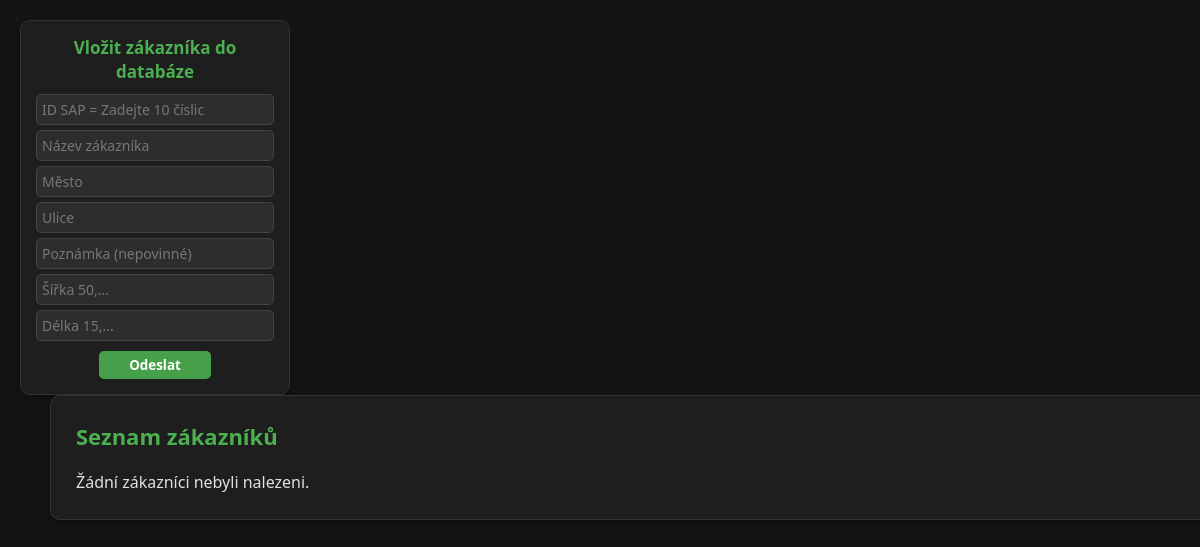
The app's page /, older data.
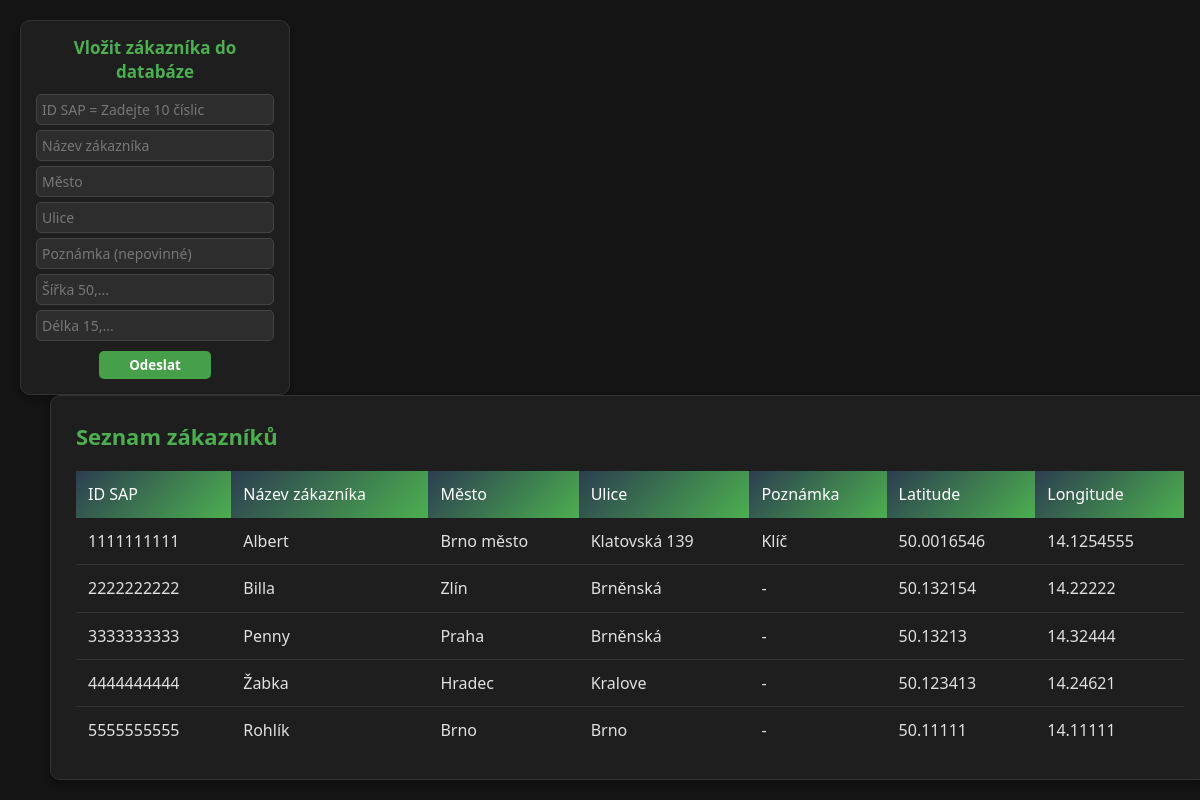
The same page, newer data.
### zakaznici/models.py (models this page shows)
class Zakaznici(models.Model):
    id_sap = models.IntegerField(primary_key=True, default=1111111111)  # přidat default
    nazev = models.CharField(max_length=100)
    mesto = models.CharField(max_length=100)
    ulice = models.CharField(max_length=100)
    poznamka = models.TextField(max_length=100, blank=True, null=True)
    latitude = models.FloatField()
    longitude = models.FloatField()

### zakaznici/views.py (the view, shortened to what this page needs)
# urls.py: path('', include("zakaznici.urls"))
def zakaznici(request):
    formular = ZakazniciForm()
    context = {"zakazniciForm": formular,
               "zakaznici": Zakaznici.objects.all()}
    return render(request, "zakaznici/zakaznici.html", context)

### zakaznici/forms.py (shortened to what this page needs)
class ZakazniciForm(forms.Form):
    id_sap = forms.IntegerField(label="ID SAP", widget=forms.TextInput(attrs={"placeholder": "ID SAP = Zadejte 10 číslic",
                                                                              "pattern": "\d{10}",
                                                                              "title": "Zadejte přesně 10 číslic"
                                                                              }))
    nazev = forms.CharField(label="Název zákazníka", widget=forms.TextInput(attrs={"placeholder": "Název zákazníka"}))
    mesto = forms.CharField(label="Mesto", widget=forms.TextInput(attrs={"placeholder": "Město"}))
    ulice = forms.CharField(label="Ulice", widget=forms.TextInput(attrs={"placeholder": "Ulice"}))
    poznamka = forms.CharField(label="Poznamka", required=False,
                               widget=forms.TextInput(attrs={"placeholder": "Poznámka (nepovinné)"}))
    latitude = forms.FloatField(label="Latitude", widget=forms.TextInput(attrs={"placeholder": "Šířka 50,..."}))
    longitude = forms.FloatField(label="Longitude", widget=forms.TextInput(attrs={"placeholder": "Délka 15,..."}))

### zakaznici/templates/zakaznici/zakaznici.html (shortened to what this page needs)
{% load static %}
{{ '<' }}{{ '!DOCTYPE html>' }}
<html lang="en">
<head>
    <link rel="stylesheet" href="{% static 'zakaznici/zakaznici.css' %}">
</head>
<body>
    <section class="container_formular">
        <h1>Vložit zákazníka do databáze</h1>
        <form method="POST" action="/" id="zakaznik-form">
            {% for one_field in zakazniciForm %}
            <div class="form-group">
                {{ one_field }}
            </div>
            {% endfor %}
            <button type="submit" id="submit-btn">Odeslat</button>
        </form>
    </section>
    <section class="container_tabulka">
        <h2>Seznam zákazníků</h2>
        {% if zakaznici %}
            <table class="zakaznici-table">
                <thead>
                    <tr>
                        <th>ID SAP</th>
                        <th>Název zákazníka</th>
                        <th>Město</th>
                        <th>Ulice</th>
                        <th>Poznámka</th>
                        <th>Latitude</th>
                        <th>Longitude</th>
                    </tr>
                </thead>
                <tbody>
                    {% for zakaznik in zakaznici %}
                    <tr>
                        <td>{{ zakaznik.id_sap }}</td>
                        <td>{{ zakaznik.nazev }}</td>
                        <td>{{ zakaznik.mesto }}</td>
                        <td>{{ zakaznik.ulice }}</td>
                        <td>{{ zakaznik.poznamka|default:"-" }}</td>
                        <td>{{ zakaznik.latitude }}</td>
                        <td>{{ zakaznik.longitude }}</td>
                    </tr>
                    {% endfor %}
                </tbody>
            </table>
        {% else %}
            <p>Žádní zákazníci nebyli nalezeni.</p>
        {% endif %}
    </section>
</body>
</html>

### zakaznici/static/zakaznici/zakaznici.css (style rules this page uses)
* { margin: 0; padding: 0; box-sizing: border-box; font-family: 'Segoe UI', Tahoma, Geneva, Verdana, sans-serif; }
body { background-color: #141414; color: #e0e0e0; padding: 20px; line-height: 1.4; overflow: hidden; height: 100vh; }
.container_formular { background: #1e1e1e; width: 270px; padding: 15px; border-radius: 10px; box-shadow: 0 4px 6px rgba(0, 0, 0, 0.3); border: 1px solid #333; }
.container_formular h1 { color: #4CAF50; margin-bottom: 10px; font-size: 17px; text-align: center; }
.form-group { margin-bottom: 5px; }
.form-group input { width: 100%; padding: 5px; background: #2d2d2d; border: 1px solid #444; border-radius: 5px; color: #fff; font-size: 14px; transition: border 0.3s; }
.form-group input::placeholder { color: #777; }
button[type="submit"] { background: #45a049; color: white; padding: 5px 30px; border: none; border-radius: 5px; cursor: pointer; font-weight: bold; transition: transform 0.2s, box-shadow 0.2s; display: block; margin: 10px auto 0; }
.container_tabulka { background: #1e1e1e; padding: 25px; border-radius: 10px; box-shadow: 0 4px 6px rgba(0, 0, 0, 0.3); border: 1px solid #333; width: 100%; overflow-x: auto; }
.container_tabulka h2 { color: #4CAF50; margin-bottom: 20px; font-size: 22px; }
.zakaznici-table { width: 100%; border-collapse: collapse; color: #e0e0e0; }
.zakaznici-table th { background: linear-gradient(135deg, #2c3e50, #4CAF50); color: white; padding: 12px; text-align: left; font-weight: 500; position: sticky; top: 0; }
.zakaznici-table td { padding: 12px; border-bottom: 1px solid #333; }
.zakaznici-table tr:last-child td { border-bottom: none; }
@media (min-width: 768px) { .container_formular { grid-column: 1; grid-row: 1; } }
@media (min-width: 768px) { .container_tabulka { grid-column: 2; grid-row: 1 / span 2; margin-left: 30px; } }

Row changes from the older to the newer data that the page shows:
added Zakaznici: id_sap "1111111111", nazev "Albert", mesto "Brno město", ulice "Klatovská 139", poznamka "Klíč", latitude "50.0016546", longitude "14.1254555"
added Zakaznici: id_sap "2222222222", nazev "Billa", mesto "Zlín", ulice "Brněnská", poznamka "-", latitude "50.132154", longitude "14.22222"
added Zakaznici: id_sap "3333333333", nazev "Penny", mesto "Praha", ulice "Brněnská", poznamka "-", latitude "50.13213", longitude "14.32444"
added Zakaznici: id_sap "4444444444", nazev "Žabka", mesto "Hradec", ulice "Kralove", poznamka "-", latitude "50.123413", longitude "14.24621"
added Zakaznici: id_sap "5555555555", nazev "Rohlík", mesto "Brno", ulice "Brno", poznamka "-", latitude "50.11111", longitude "14.11111"
Text that changed along with them:
text no longer shown: "Žádní zákazníci nebyli nalezeni."
text now shown: "ID SAP Název zákazníka Město Ulice Poznámka Latitude Longitude"
